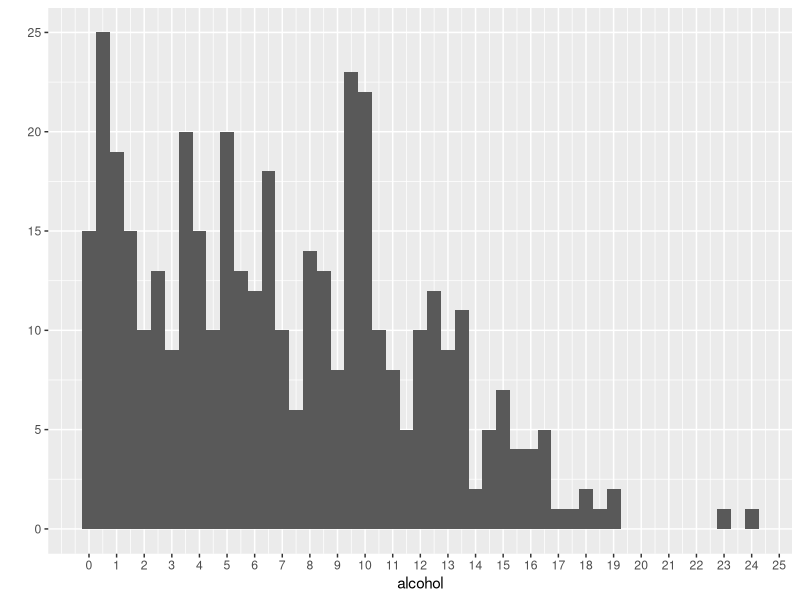
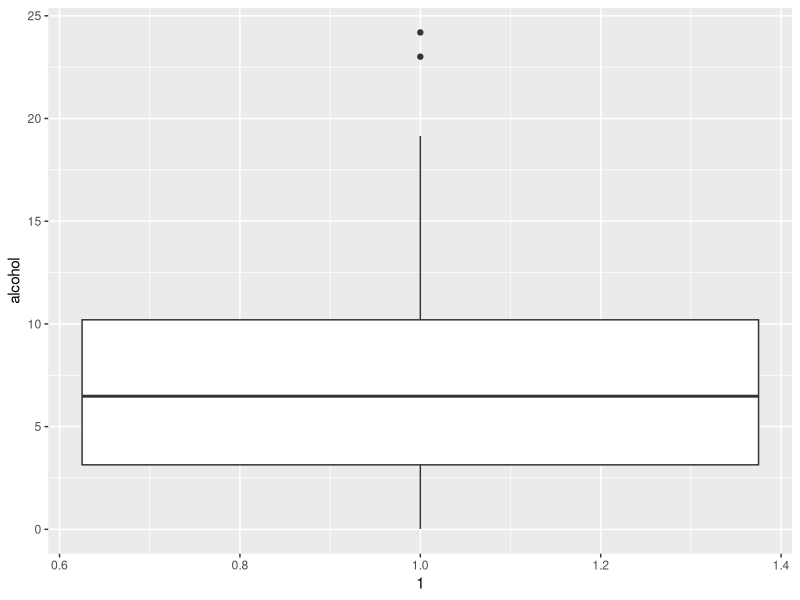
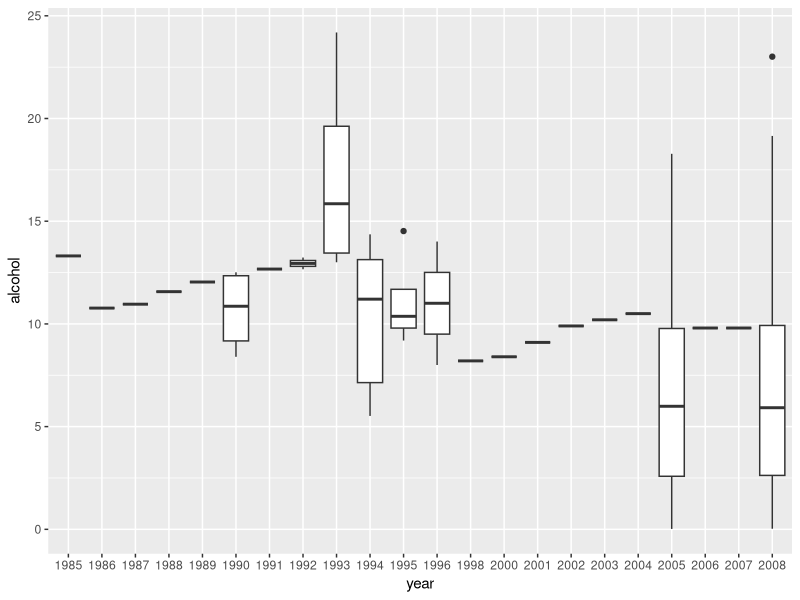
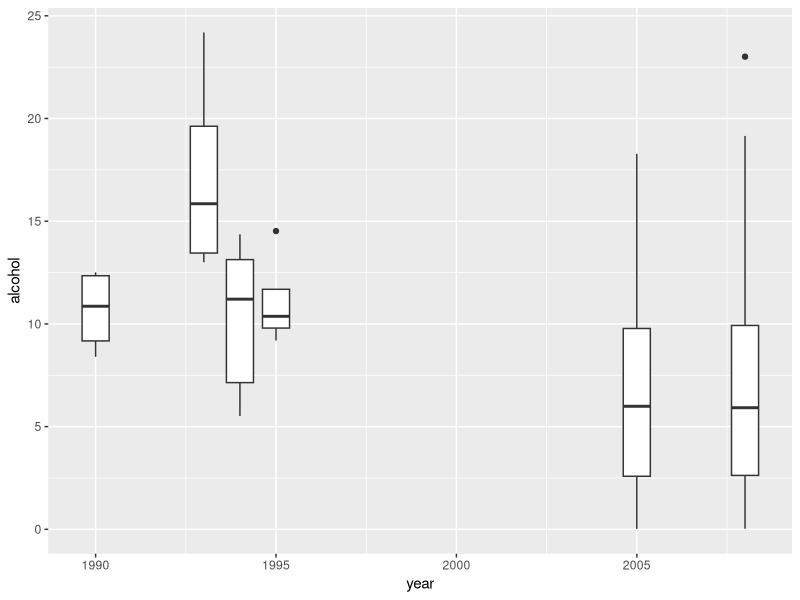
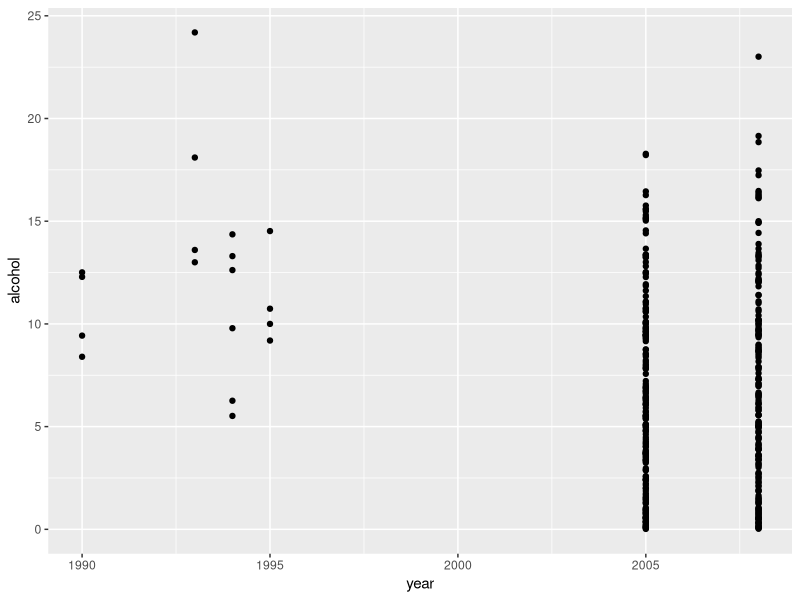
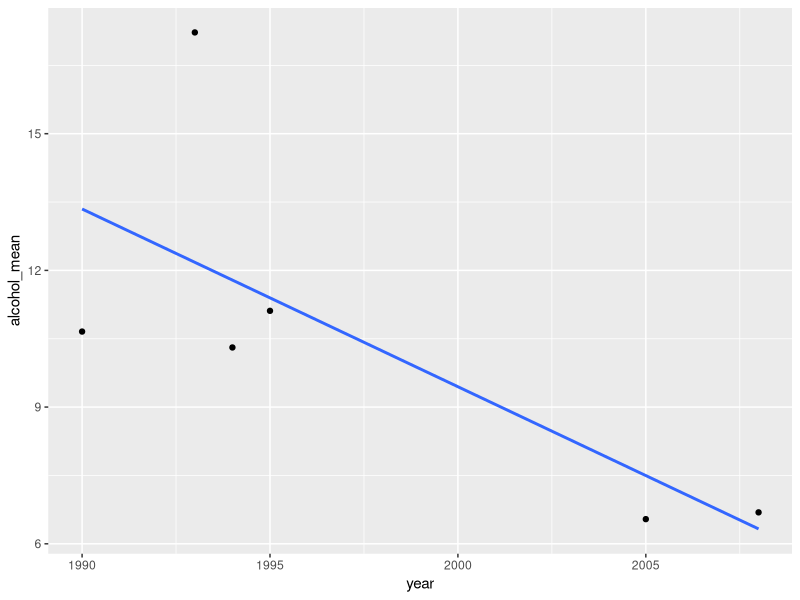
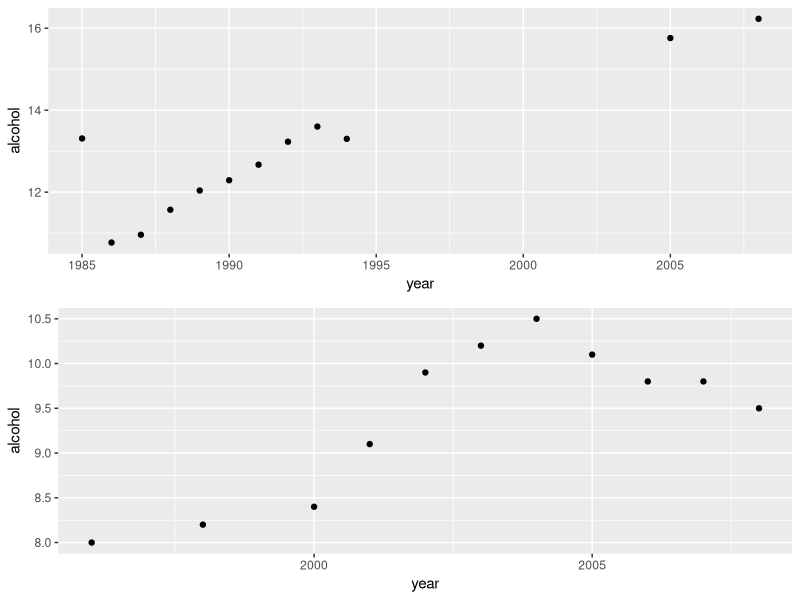

R code for these plots, in order:
## ---- chunk 1
knitr::opts_chunk$set(echo = TRUE)
library(tidyr)
library(dplyr)
## ---- chunk 2
alc <- read.csv('alcohol consumption.csv')

# adjust columns and remove N/A values from alcohol column
alc_df <- gather(alc, "year", "alcohol", -1) %>% subset(!is.na(alcohol))

# change country column name
colnames(alc_df)[1] <- 'country'

# remove 'X' from years column
alc_df$year <- substring(alc_df$year, 2, 5)
## ---- chunk 3
library(ggplot2)

qplot(x = alcohol, data = alc_df, binwidth = 0.5) +
  scale_x_continuous(breaks = seq(0,25,1))
## ---- chunk 4
qplot(x = 1, y = alcohol, data = alc_df, geom = 'boxplot')
## ---- chunk 5
qplot(x = year, y = alcohol, data = alc_df, geom = 'boxplot')
## ---- chunk 6
table(alc_df$year)

# create subset for years with at least 4 data values
subset_alc <- alc_df %>% transform(year = as.numeric(year)) %>% subset(alc_df$year %in% c(1990, 1993, 1994, 1995, 2005, 2008))

by(subset_alc$alcohol, subset_alc$year, summary)
## ---- chunk 7
ggplot(aes(group = year, x = year, y = alcohol), data = subset_alc) +
  geom_boxplot()
## ---- chunk 8
ggplot(aes(x = year, y = alcohol), data = subset_alc) +
  geom_point()
## ---- chunk 9
alcByYear <- subset_alc %>% transform(year = as.numeric(year)) %>% group_by(year) %>%
  summarise(alcohol_mean = mean(alcohol),
            alcohol_median = median(alcohol),
            n = n())

ggplot(aes(x = year, y = alcohol_mean), data = alcByYear) +
  geom_point() +
  geom_smooth(method = 'lm', se = FALSE)
## ---- chunk 10
alcByCountry <- alc_df %>% group_by(country) %>% arrange(year)

count(alcByCountry) %>% subset(n > 10)
## ---- chunk 11
Rus_df <- subset(alc_df, country == 'Russia') %>% transform(year = as.numeric(year))
Swe_df <- subset(alc_df, country == 'Sweden') %>% transform(year = as.numeric(year))

Rus <- ggplot(aes(x = year, y = alcohol), data = Rus_df) +
  geom_point()

Swe <- ggplot(aes(x = year, y = alcohol), data = Swe_df) +
  geom_point()

library(gridExtra)
grid.arrange(Rus, Swe, ncol = 1)
## ---- chunk 12
cor.test(Rus_df$year, Rus_df$alcohol)
## ---- chunk 13
cor.test(Swe_df$year, Swe_df$alcohol)
